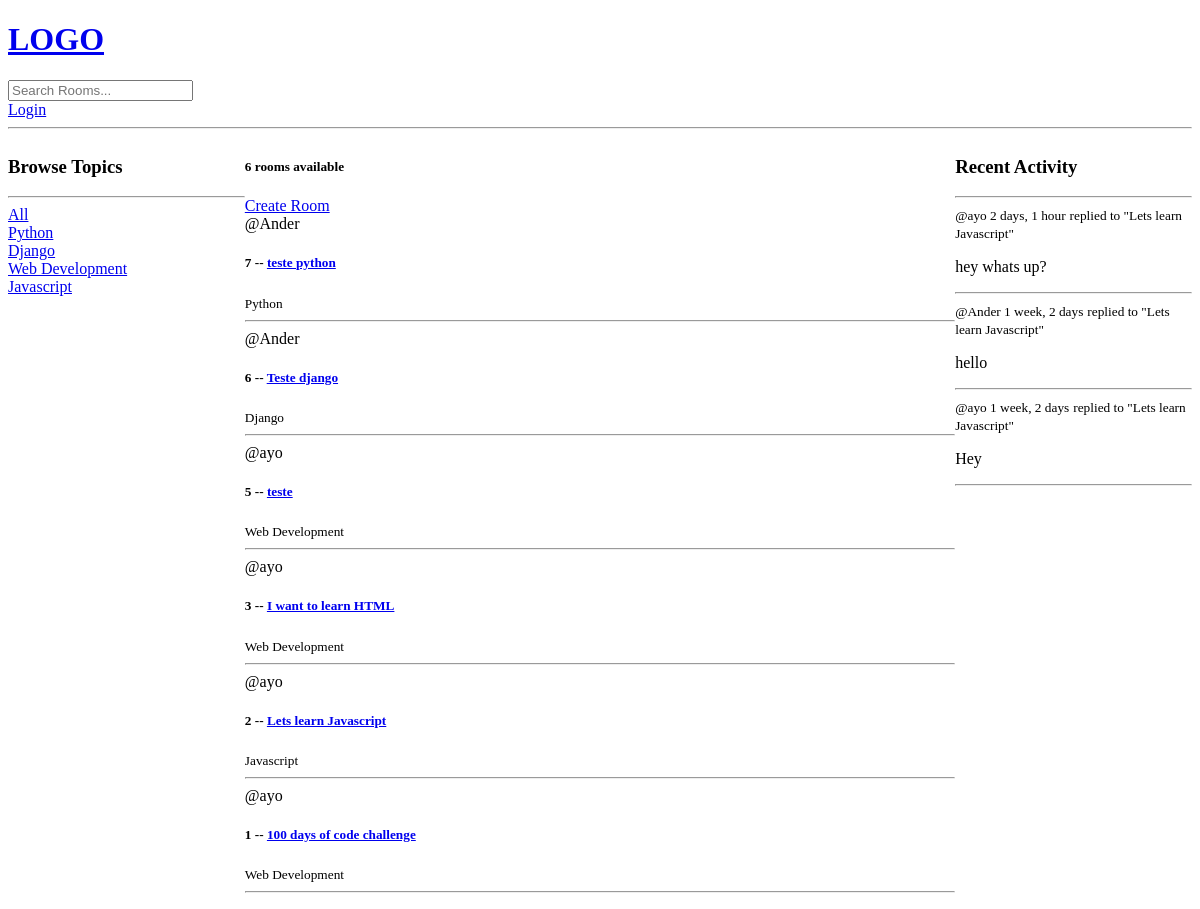
The app's page /, older data.
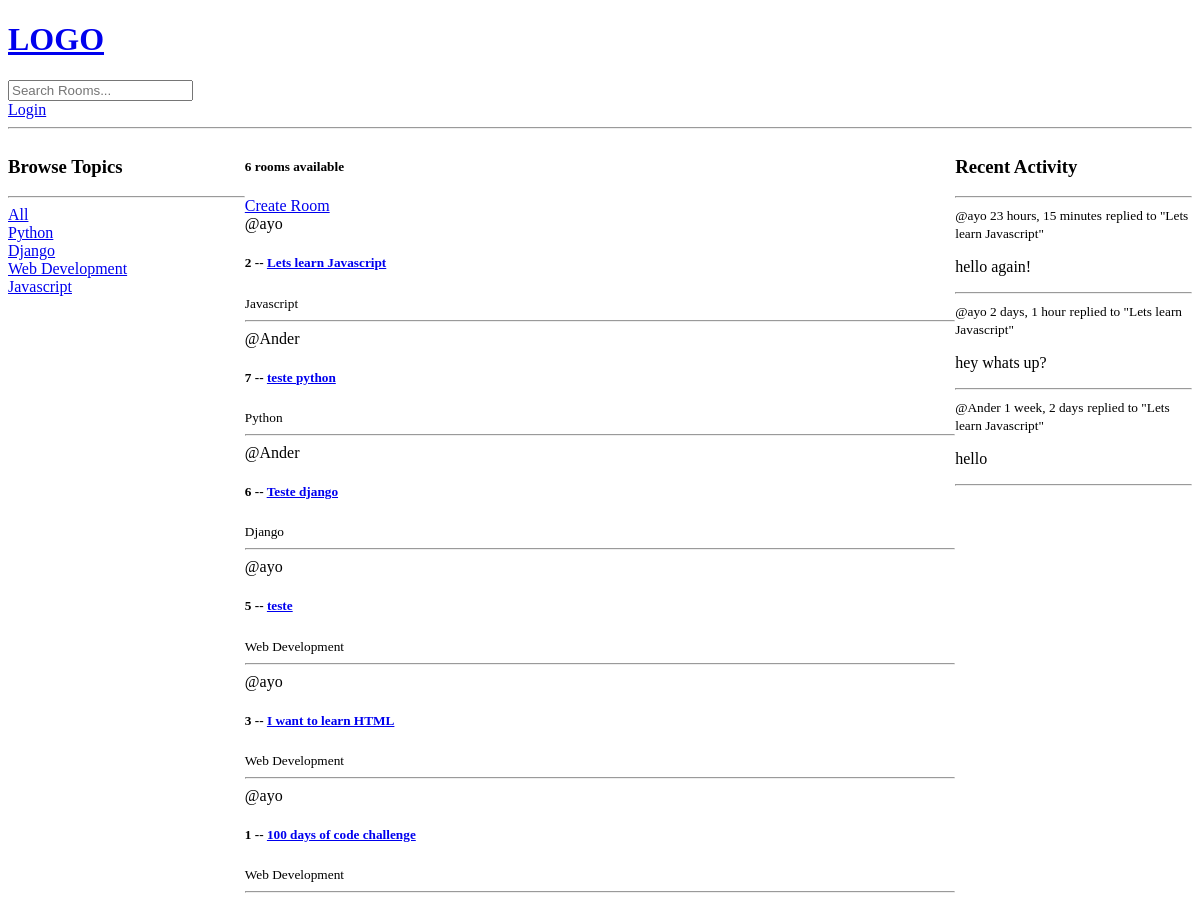
The same page, newer data.
### base/models.py (models this page shows, shortened)
class Topic(models.Model):
    name = models.CharField(max_length=200)

class Room(models.Model):
    host = models.ForeignKey(User, on_delete=models.SET_NULL, null=True)
    topic = models.ForeignKey(Topic, on_delete=models.SET_NULL, null=True)
    name = models.CharField(max_length=200)
    description = models.TextField(null=True, blank=True)
    participants = models.ManyToManyField(User, related_name='participants', blank=True)
    update = models.DateTimeField(auto_now=True)
    created = models.DateTimeField(auto_now_add=True)
    class Meta:
        ordering = ['-update', '-created']
    def __str__(self):
        return self.name

class Message(models.Model):
    user = models.ForeignKey(User,on_delete=models.CASCADE)
    room = models.ForeignKey(Room, on_delete=models.CASCADE)
    body = models.TextField()
    update = models.DateTimeField(auto_now=True)
    created = models.DateTimeField(auto_now_add=True)
    class Meta:
        ordering = ['-update', '-created']
    def __str__(self):
        return self.body[0:50]

### base/views.py (the view)
# urls.py: path('', views.home, name="home"),
def home(request):
    q = request.GET.get('q') if request.GET.get('q') != None else ''
    rooms = Room.objects.filter(
        Q(topic__name__icontains=q) |
        Q(name__icontains=q) |
        Q(description__icontains=q)
        )
    topics = Topic.objects.all()
    room_count =  rooms.count()
    room_messages = Message.objects.filter(Q(room__topic__name__icontains=q))
    context = {'rooms': rooms,'topics': topics,'room_count': room_count,
               'room_messages': room_messages}
    return render(request, 'base/home.html', context)

### base/templates/base/home.html (shortened to what this page needs)
<!DOCTYPE html>
{% extends 'main.html' %} {% block content %}
<html lang="en">
  <head> </head>
  <body>
    <div class="home-container">
      <div>
        <h3>Browse Topics</h3>
        <hr />
        <div>
          <a href="{% url 'home' %}">All</a>
        </div>
        {% for topic in topics %}
        <div>
          <a href="{% url 'home' %}?q={{topic.name}}">{{topic.name}}</a>
        </div>
        {% endfor %}
      </div>
      <div>
        <h5>{{room_count}} rooms available</h5>
        <a href="{% url 'create-room' %}">Create Room</a>
        <div>
          {% for room in rooms %}
          <div>
            <span>@{{room.host.username}}</span>
            <h5>
              {{room.id}} --
              <a href="{% url 'room' room.id %}">{{room.name}}</a>
            </h5>
            <small>{{room.topic.name}}</small>
            <hr />
          </div>
          {% endfor %}
        </div>
      </div>
      <div>{% include 'base/activity_components.html' %}</div>
    </div>
  </body>
</html>
{% endblock content %}

### templates/main.html (shortened to what this page needs)
<!DOCTYPE html>
<html lang="en">
  <head>
  </head>
  <body>
    {% include 'navbar.html' %}  {% block content %} {% endblock content %}
  </body>
</html>

### templates/navbar.html
<a href="/">
  <h1>LOGO</h1>
</a>
<form action="{% url 'home' %}" method="GET">
  <input type="text" name="q" placeholder="Search Rooms..." />
</form>
{% if request.user.is_authenticated %}
<p>Hello, {{request.user}}</p>
<a href="{% url 'logout' %}">Logout</a>
{% else %}
<a href="{% url 'login' %}">Login</a>
{% endif %}
<hr />

### base/templates/base/activity_components.html (shortened to what this page needs)
<h3>Recent Activity</h3>
<hr />
{% for message in room_messages %}
<div>
  <small>@{{message.user}} {{message.created|timesince}}</small>
  <small>replied to "{{message.room}}"</small>
  <p>{{message}}</p>
  <hr />
</div>
{% endfor %}

### base/templates/base/home.html (style rules this page uses)
.home-container { display: grid; grid-template-columns: 1fr 3fr 1fr; }

Row changes from the older to the newer data that the page shows:
removed Message: user "ayo", created "1 week, 2 days", room "Lets learn Javascript", body "Hey"
changed Room "Lets learn Javascript": moves up the list
added Message: user "ayo", created "23 hours, 15 minutes", room "Lets learn Javascript", body "hello again!"
